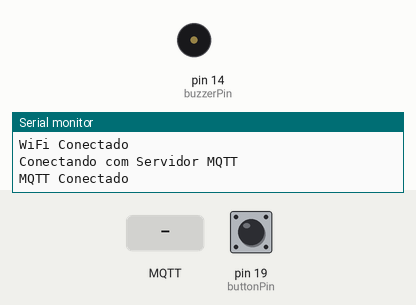
Bench run of a sketch on a simulated Arduino Uno, built for the host (arithmetic inside an expression is 32-bit, double 64-bit). On the bench: buzzer (waves = sounding, pin HIGH), the last lines printed to the serial monitor. The inputs (shaded band) are chosen by the test bench; at power-on: pin 19 (buttonPin) HIGH. No MQTT or app messages arrive unless stated.

Above: at 3.7 s.
3.8 s: pin 19 (buttonPin) pulled LOW for 0.15 s
At 4.7 s:
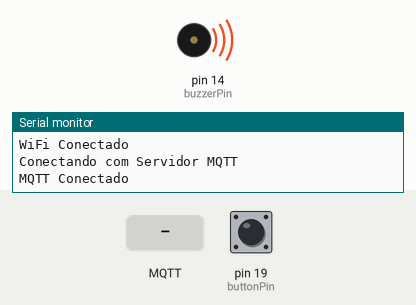
6.9 s: MQTT message "1" arrives on the first subscribed topic
8.5 s: MQTT message "0" arrives on the first subscribed topic
At 9.8 s:
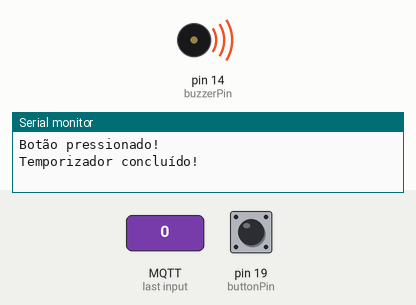
11.5 s: MQTT message "2" arrives on the first subscribed topic
Timing chart, 0 to 17.7 s (numbered marks = the images above; inputs shaded):
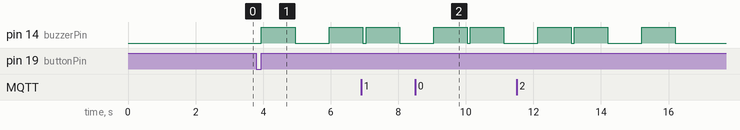

The sketch:

Device_LifeStream.ino
```cpp
#include <ArduinoJson.h>
#include <EspMQTTClient.h>

EspMQTTClient client{
  "Wokwi-GUEST", // SSID do WiFi
  "",            // Senha do WiFi
  "mqtt.tago.io", // Endereço do servidor
  "Default",      // Usuário
  "d5f6b24a-6bf3-4cdd-ab60-37ef5069a21e", // Token do dispositivo
  "LifeStream",   // Nome do dispositivo
  1883            // Porta de comunicação
};

const int buzzerPin = 14;
const int buttonPin = 19;

int buttonState = HIGH;
int lastButtonState = HIGH;
unsigned long lastDebounceTime = 0;
unsigned long debounceDelay = 30;

int horasDigitadas = 0;
int minutosDigitados = 0;
int segundosDigitados = 0;
bool temporizadorAtivo = false;
unsigned long tempoInicio = 0;

char bufferJson[100];

void setup() {
  Serial.begin(9600);
  Serial.println("Conectando WiFi");

  pinMode(buzzerPin, OUTPUT);
  digitalWrite(buzzerPin, LOW);

  while (!client.isWifiConnected()) {
    Serial.print('.');
    client.loop();
    delay(1000);
  }
  Serial.println("WiFi Conectado");

  Serial.println("Conectando com Servidor MQTT");
  while (!client.isMqttConnected()) {
    Serial.print('.');
    client.loop();
    delay(1000);
  }
  Serial.println("MQTT Conectado");

  client.subscribe("mytopic", onTestMessageReceived);
}

void onConnectionEstablished() {
  Serial.println("Subscribing mytopic");
}

void onTestMessageReceived(const String& message) {
  Serial.println("message received from mytopic: " + message);

  DynamicJsonDocument doc(300);
  deserializeJson(doc, message);

  horasDigitadas = doc["horas"].as<int>();
  minutosDigitados = doc["minutos"].as<int>();
  segundosDigitados = doc["segundos"].as<int>();

  if (horasDigitadas >= 0 && horasDigitadas < 24 && minutosDigitados >= 0 && minutosDigitados < 60 && segundosDigitados >= 0 && segundosDigitados < 60) {
    temporizadorAtivo = true;
    tempoInicio = millis();
    Serial.println("Temporizador iniciado!");
    Serial.print("Tempo configurado: ");
    Serial.print(horasDigitadas);
    Serial.print(" horas, ");
    Serial.print(minutosDigitados);
    Serial.print(" minutos e ");
    Serial.print(segundosDigitados);
    Serial.println(" segundos.");
  } else {
    Serial.println("Por favor, insira um tempo válido.");
  }
}

void buzzer() {
  digitalWrite(buzzerPin, HIGH);
  delay(1000);
  digitalWrite(buzzerPin, LOW);
  delay(1000);
  digitalWrite(buzzerPin, HIGH);
  delay(1000);
  digitalWrite(buzzerPin, LOW);

  client.loop();
}

void loop() {
  int reading = digitalRead(buttonPin);

  if (reading != buttonState) {
    buttonState = reading;

    if (buttonState == HIGH) {
      buzzer();
      Serial.println("Botão pressionado!");

      lastButtonState = reading;

      DynamicJsonDocument documentoJson(300);
      documentoJson["variable"] = "Button";
      documentoJson["value"] = lastButtonState;
      documentoJson["unit"] = "status";

      serializeJson(documentoJson, bufferJson);

      client.publish("topicoEngSoft", bufferJson);
    }
  }

  if (temporizadorAtivo) {
    unsigned long tempoDecorrido = millis() - tempoInicio;
    unsigned long tempoDigitadoEmMillis = ((horasDigitadas * 3600) + (minutosDigitados * 60) + segundosDigitados) * 1000;

    if (tempoDecorrido >= tempoDigitadoEmMillis) {
      Serial.println("Temporizador concluído!");
      temporizadorAtivo = false;

      // Activate the buzzer when the timer reaches zero
      buzzer();
    }
  }
}
```

Measured:
- after the input at 3.8 s, pin 14 (buzzerPin): LOW → HIGH after 0.15 s, → LOW 1.0 s later, → HIGH 1.0 s later
